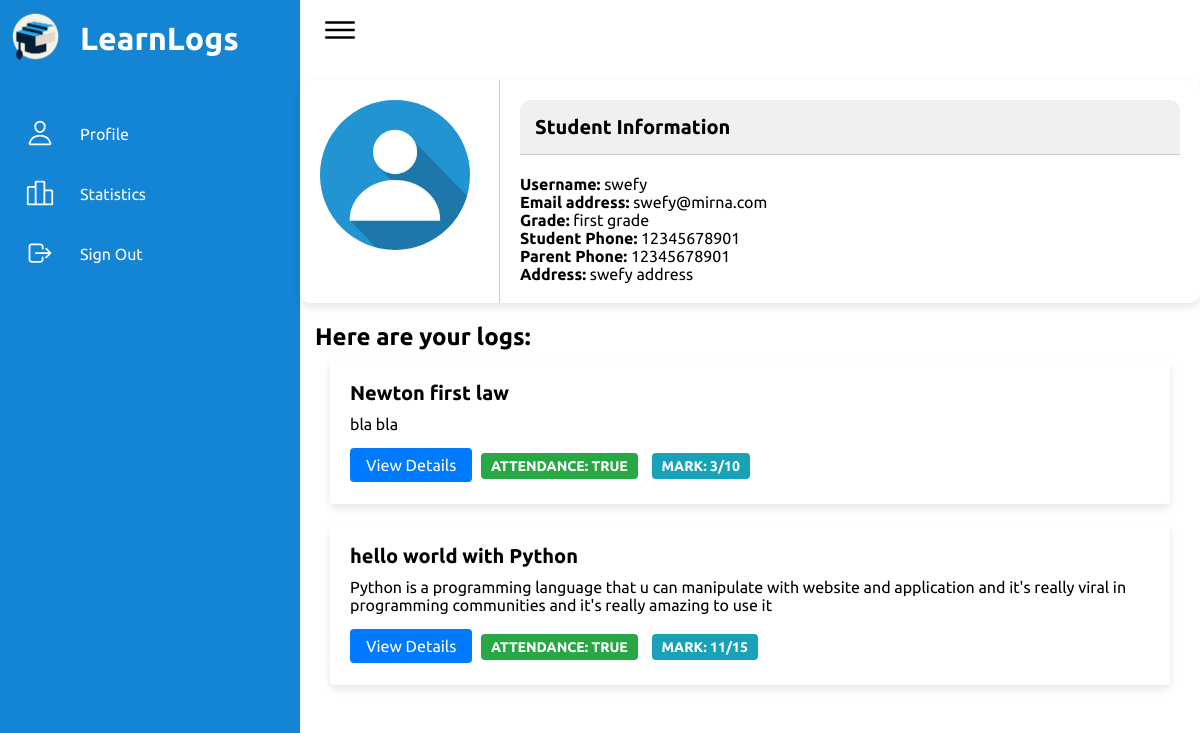
The page /profile/7 (signed in) on the database its author committed.
### learnlogs/models.py (models this page shows, shortened)
class Student(db.Model, UserMixin):
    id = db.Column(db.Integer, primary_key=True)
    student_name = db.Column(db.String(60), nullable=False)
    email = db.Column(db.String(120), unique=True, nullable=False)
    password = db.Column(db.String(60), nullable=False)
    student_phone = db.Column(db.String(11), nullable=False)
    parent_name = db.Column(db.String(60), nullable=False)
    parent_phone = db.Column(db.String(11), nullable=False)
    address = db.Column(db.String(100), nullable=False)
    photo_link = db.Column(db.String(100), default='default.jpg')
    grade = db.Column(db.String(10), nullable=False)
    attended = db.relationship(
        'Session',
        secondary=Student_Session,
        backref='attended_student')

class Session(db.Model, UserMixin):
    id = db.Column(db.Integer, primary_key=True)
    title = db.Column(db.String(100), nullable=False)
    description = db.Column(db.String(1000), nullable=False)
    attachment_link = db.Column(db.String(100), default='default.pdf')
    video_link = db.Column(db.String(100), default='default.mp4')
    date = db.Column(db.DateTime, nullable=False, default=datetime.utcnow)
    grade = db.Column(db.String(10), nullable=False)
    students = db.relationship(
        'Student',
        secondary=Student_Session,
        backref='sessions')

### learnlogs/routes.py (the view)
@login_required
@app.route('/profile/<int:id>', methods=['GET', 'POST'])
def profile1(id):
    if current_user.is_authenticated:
        if current_user.id == id or current_user.email == (
                'teacher@gmail.com'):
            student = Student.query.filter_by(id=id).first()
            all_session = Session.query.filter_by(grade=student.grade).all()
            student_attended = sorted(
                student.attended, key=lambda session: session.id)
            student_marks = db.session.query(Student_Session).filter(
                Student_Session.c.student_id == id).order_by(
                Student_Session.c.session_id).all()
            if student:
                return render_template(
                    'profile.html',
                    student=student,
                    marks=student_marks,
                    attended=student_attended,
                    sessions=all_session,
                    title='Profile')
        else:
           return render_template('error_page.html', title='Register', message='you can only view your profile')
    else:
       return render_template('error_page.html', title='Register', message='you can only view your profile')

### learnlogs/models.py (called while the page is built)
@login_manager.user_loader
def load_student(user_id):
    return Student.query.get(int(user_id))

### learnlogs/templates/profile.html
{% extends 'student_sidebar_test.html' %}
{% block content %}
<link rel="stylesheet" href="../static/styles/profile.css">
<div class="student-content">
    <div class="student-card">
        <div class="student-card-picture">
            <img class="student-avatar border-gray" src="../static/images/{{ student.photo_link }}" alt="Profile Picture">
        </div>
        <div class="student-card-details">
            <div class="student-card-header">
                <h5 class="student-card-title">Student Information</h5>
            </div>
            <div class="student-field">
                <span class="student-field-label">Username:</span>
                <span class="student-field-value">{{ student.student_name }}</span>
            </div>
            <div class="student-field">
                <span class="student-field-label">Email address:</span>
                <span class="student-field-value">{{ student.email }}</span>
            </div>
            <div class="student-field">
              <span class="student-field-label">Grade:</span>
              <span class="student-field-value">{{ student.grade }} grade</span>
            </div>
            <div class="student-field">
                <span class="student-field-label">Student Phone:</span>
                <span class="student-field-value">{{ student.student_phone }}</span>
            </div>
            <div class="student-field">
                <span class="student-field-label">Parent Phone:</span>
                <span class="student-field-value">{{ student.parent_phone }}</span>
            </div>
            <div class="student-field">
                <span class="student-field-label">Address:</span>
                <span class="student-field-value">{{ student.address }}</span>
            </div>
        </div>
    </div>
</div>
<div class="custom-container">
  <h2 class="custom-heading2">Here are your logs:</h2>
  <div class="custom-row">
      {% for session in sessions %}
      <div class="custom-column">
          <div class="custom-card">
              <div class="custom-card-body">
                  <h3 class="custom-card-title">{{ session.title }}</h3>
                  <p class="custom-card-text">{{ session.description }}</p>
                  <a href="{{ url_for('session_info_for_student', session_id=session.id, student_id=student.id) }}" class="custom-button">View Details</a>
                  {% if session in attended %}
                  <span class="custom-badge custom-success-badge ml-2">
                      Attendance: True
                  </span>
                  <span class="custom-badge custom-info-badge ml-2">
                      {% for mark in marks %}
                      {% if mark.session_id == session.id %}
                      Mark: {{ mark.mark }}/{{mark.full_mark}}
                      {% endif %}
                      {% endfor %}
                  </span>
                  {% else %}
                  <span class="custom-badge custom-danger-badge ml-2">
                      Attendance: False
                  </span>
                  {% endif %}
              </div>
          </div>
      </div>
      {% endfor %}
  </div>
{% endblock content %}

### learnlogs/templates/student_sidebar_test.html (shortened to what this page needs)
<!DOCTYPE html>
<html lang="en">
<head>
    <link rel="stylesheet" href="../static/assets/css/dashborad.css">
</head>
<body>
    <div class="container">
        <div class="navigation">
            <ul>
                <li>
                    <a href="/home">
                        <img style="margin-top:10px; width:50px" src="../static/images/logo.png" alt="Logo">
                        <h1 style="margin-top: 20px; margin-left:20px">LearnLogs</h1>
                    </a>
                </li>
                <li>
                    <a href="{{ url_for('profile1', id=student.id) }}">
                        <span class="icon">
                            <ion-icon name="person-outline"></ion-icon>
                        </span>
                        <span class="title">Profile</span>
                    </a>
                </li>
                <li>
                    <a href="{{ url_for('profile2', id=student.id) }}">
                        <span class="icon">
                            <ion-icon name="podium-outline"></ion-icon>
                        </span>
                        <span class="title">Statistics</span>
                    </a>
                </li>
                <li>
                    <a href="{{url_for('logout')}}">
                        <span class="icon">
                            <ion-icon name="log-out-outline"></ion-icon>
                        </span>
                        <span class="title">Sign Out</span>
                    </a>
                </li>
            </ul>
        </div>
        <div class="main">
            <div class="topbar">
                <div class="toggle">
                    <ion-icon name="menu-outline"></ion-icon>
                </div>
            </div>
        {% block content %} {% endblock content %}
</body>
</html>

### learnlogs/static/assets/css/dashborad.css (style rules this page uses)
* { font-family: "Ubuntu", sans-serif; margin: 0; padding: 0; box-sizing: border-box; }
:root { --blue: #1484d4; --white: #fff; --gray: #f5f5f5; --black1: #222; --black2: #999; }
body { min-height: 100vh; overflow-x: hidden; }
.container { position: relative; width: 100%; }
.navigation { position: fixed; width: 300px; height: 100%; background: var(--blue); border-left: 10px solid var(--blue); transition: 0.5s; overflow-y: scroll; overflow-x: hidden; }
.navigation ul { position: absolute; top: 0; left: 0; width: 100%; }
.navigation ul li { position: relative; width: 100%; list-style: none; border-top-left-radius: 30px; border-bottom-left-radius: 30px; }
.navigation ul li:nth-child(1) { margin-bottom: 40px; pointer-events: none; }
.navigation ul li a { position: relative; display: block; width: 100%; display: flex; text-decoration: none; color: var(--white); }
.navigation ul li a .icon { position: relative; display: block; min-width: 60px; height: 60px; line-height: 75px; text-align: center; }
.navigation ul li a .icon ion-icon { font-size: 1.75rem; }
.navigation ul li a .title { position: relative; display: block; padding: 0 10px; height: 60px; line-height: 60px; text-align: start; white-space: nowrap; }
.main { position: absolute; width: calc(100% - 300px); left: 300px; min-height: 100vh; background: var(--white); transition: 0.5s; }
.topbar { width: 100%; height: 60px; display: flex; justify-content: space-between; align-items: center; padding: 0 10px; }
.toggle { position: relative; width: 60px; height: 60px; display: flex; justify-content: center; align-items: center; font-size: 2.5rem; cursor: pointer; }

### learnlogs/static/styles/profile.css (style rules this page uses)
.student-content { margin-top: 20px; }
.student-card { border-radius: 10px; box-shadow: 0 4px 8px rgba(0, 0, 0, 0.1); margin-bottom: 20px; display: flex; flex-wrap: wrap; }
.student-card-picture { flex: 0 0 auto; width: 200px; padding: 20px; border-right: 1px solid #ccc; }
.student-card-details { flex: 1 1 auto; padding: 20px; }
.student-card-header { background-color: #f0f0f0; border-bottom: 1px solid #ccc; border-radius: 10px 10px 0 0; padding: 15px; margin-bottom: 20px; }
.student-card-title { margin: 0; font-size: 20px; }
.student-avatar { width: 150px; height: 150px; border-radius: 50%; object-fit: cover; margin-bottom: 15px; }
.student-field-label { font-weight: bold; margin-bottom: 5px; }
.student-field-value { margin-bottom: 15px; }
.custom-container { max-width: 960px; margin: 0 auto; padding: 0 15px; }
.custom-heading2 { font-size: 1.5rem; margin-top: 20px; margin-bottom: 10px; }
.custom-row::after { content: ""; clear: both; display: table; }
.custom-column { float: left; width: 100%; padding: 0 15px; box-sizing: border-box; }
.custom-card { border-radius: 4px; margin-bottom: 20px; box-shadow: 0 4px 8px rgba(0, 0, 0, 0.1); transition: transform 0.3s, box-shadow 0.3s; }
.custom-card-body { padding: 20px; }
.custom-card-title { font-size: 1.25rem; margin-bottom: 10px; }
.custom-card-text { margin-bottom: 15px; }
.custom-button { display: inline-block; padding: 8px 16px; text-decoration: none; background-color: #007bff; color: #fff; border: none; border-radius: 4px; cursor: pointer; }
.custom-badge { display: inline-block; padding: 5px 10px; font-size: 0.875rem; font-weight: bold; text-transform: uppercase; border-radius: 4px; margin-left: 5px; }
.custom-success-badge { background-color: #28a745; margin:5px; color: #fff; }
.custom-info-badge { background-color: #17a2b8; color: #fff; }

### rows shown on the page
Student: photo_link (placeholder picture), student_name "swefy", email "swefy@mirna.com", grade "first", student_phone "12345678901", parent_phone "12345678901", address "swefy address"

### other values the page prints
{{ session.title }} "Newton first law"
{{ session.description }} "bla bla"
{{ mark.mark }} "3" "11"
{{ mark.full_mark }} "10" "15"
{{ session.title }} "hello world with Python"
{{ session.description }} "Python is a programming language that u can manipulate with website and application and it's really viral in programming communities and it's really amazing to use it"
